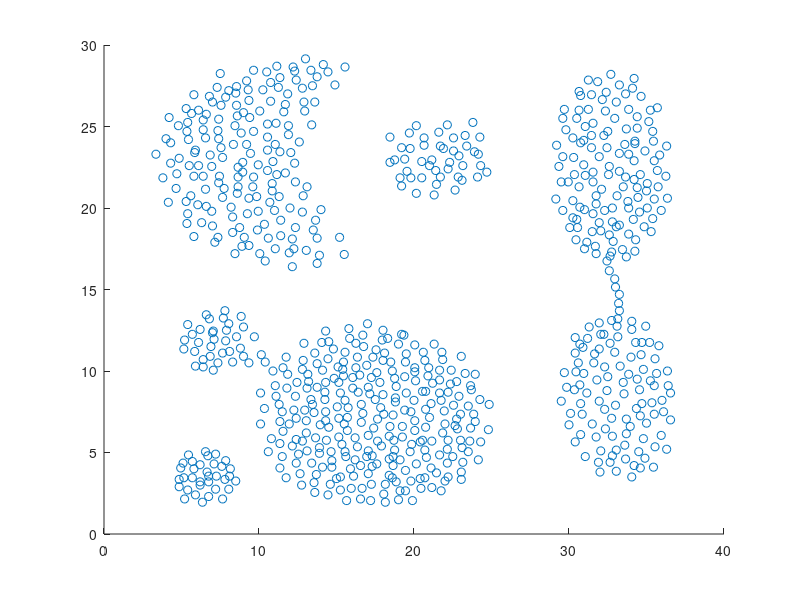

This figure's MATLAB source: (Note: this script raises an error after producing the figure.)
dataSet = csvread('Aggregation.csv');
scatter(dataSet(:,1),dataSet(:,2));
%% 

while SSE1>2750
    randCent = randperm(length(dataSet),max(dataSet(:,3)));
    centroid = dataSet(randCent,1:2);
    [finalCentroid,classCentroid] = kMeans(dataSet(:,1:2),centroid);
    for i=1:length(finalCentroid)
       finalCentroid(i,3) = i; 
    end
    hasilKMeans = (dataSet(:,1:2));
    hasilKMeans(:,3) = classCentroid;
    SSE1 = (hitungSSE(finalCentroid(:,1:2),hasilKMeans));
end
figure;scatter(hasilKMeans(:,1),hasilKMeans(:,2),10,hasilKMeans(:,3)); hold on
scatter(finalCentroid(:,1),finalCentroid(:,2),100,finalCentroid(:,3))
figure;scatter(dataSet(:,1),dataSet(:,2),10,dataSet(:,3));
%% d
while SSE2>2700
    for i=1:max(dataSet(:,3))
        index = find(dataSet(:,3)==i);
        idx = randperm(length(index),1);
        newCentroid(i,:) = dataSet(index(idx,1),1:2);
    end
    [finalCentroid,classCentroid] = kMeans(dataSet(:,1:2),newCentroid(:,1:2));
    for i=1:length(finalCentroid)
       finalCentroid(i,3) = i; 
    end
    hasilKMeans = (dataSet(:,1:2));
    hasilKMeans(:,3) = classCentroid;
    SSE2 = (hitungSSE(finalCentroid(:,1:2),hasilKMeans));
end
figure;scatter(hasilKMeans(:,1),hasilKMeans(:,2),10,hasilKMeans(:,3)); hold on
scatter(finalCentroid(:,1),finalCentroid(:,2),50,finalCentroid(:,3));
figure;scatter(dataSet(:,1),dataSet(:,2),10,dataSet(:,3));
